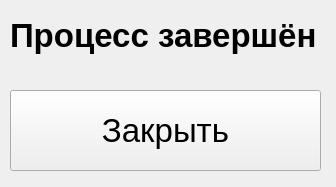
<?xml version="1.0" encoding="UTF-8"?>
<ui version="4.0">
 <class>ProcessEndDialog</class>
 <widget class="QWidget" name="ProcessEndDialog">
  <property name="geometry">
   <rect>
    <x>0</x>
    <y>0</y>
    <width>336</width>
    <height>187</height>
   </rect>
  </property>
  <property name="minimumSize">
   <size>
    <width>336</width>
    <height>187</height>
   </size>
  </property>
  <property name="maximumSize">
   <size>
    <width>336</width>
    <height>187</height>
   </size>
  </property>
  <property name="windowTitle">
   <string>Form</string>
  </property>
  <widget class="QLabel" name="label">
   <property name="geometry">
    <rect>
     <x>10</x>
     <y>10</y>
     <width>331</width>
     <height>51</height>
    </rect>
   </property>
   <property name="font">
    <font>
     <pointsize>25</pointsize>
     <bold>true</bold>
    </font>
   </property>
   <property name="text">
    <string>Процесс завершён</string>
   </property>
  </widget>
  <widget class="QPushButton" name="pushButton1">
   <property name="geometry">
    <rect>
     <x>10</x>
     <y>90</y>
     <width>311</width>
     <height>81</height>
    </rect>
   </property>
   <property name="font">
    <font>
     <pointsize>25</pointsize>
    </font>
   </property>
   <property name="text">
    <string>Закрыть</string>
   </property>
  </widget>
 </widget>
 <resources/>
 <connections/>
</ui>
